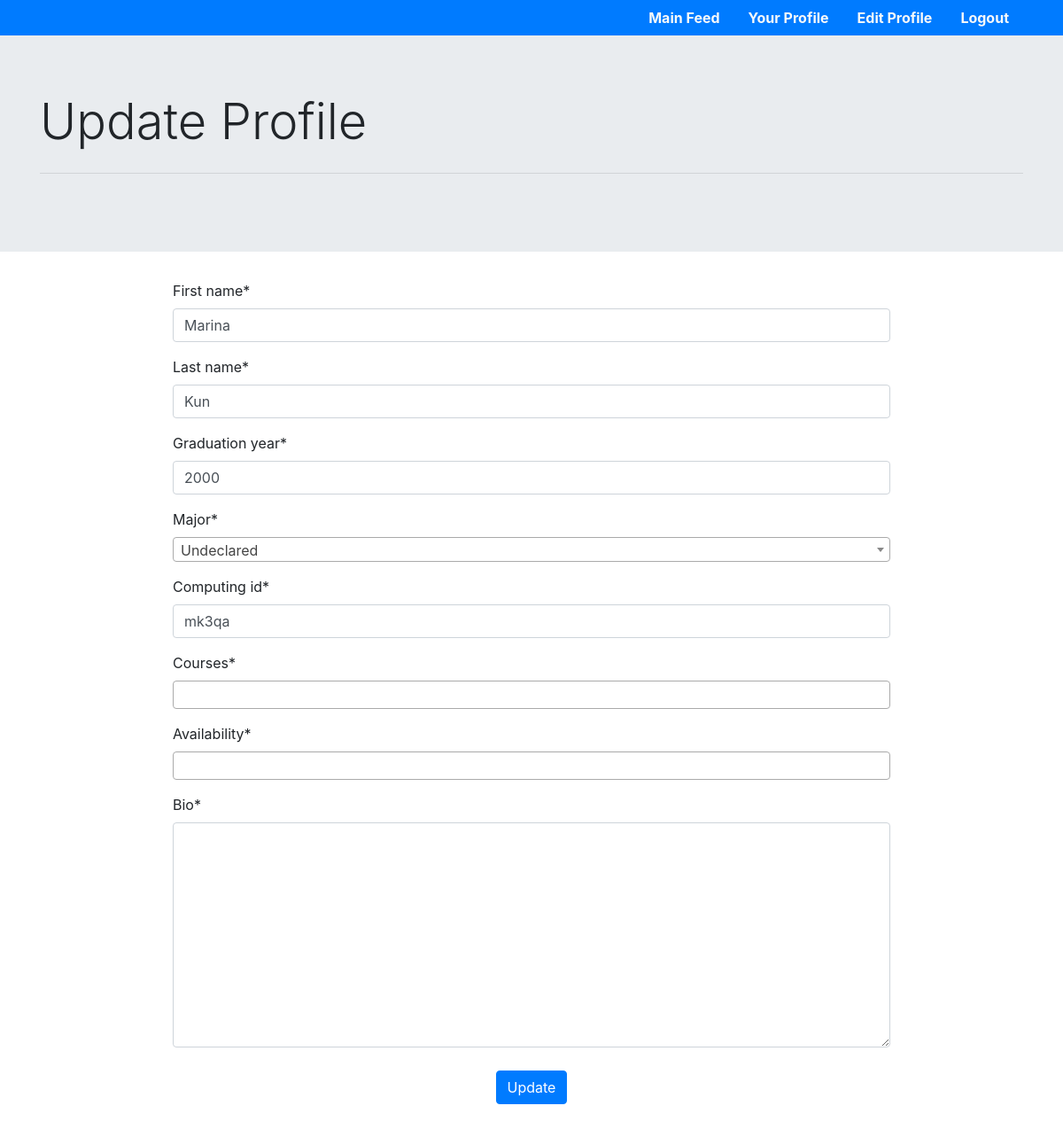
Screenshot of /edit (signed in) with the database file from the repository.
### login/models.py (models this page shows, shortened)
class Profile(models.Model):
    user = models.OneToOneField(User, on_delete=models.CASCADE)
    first_name = models.CharField(max_length=50, default='')
    last_name = models.CharField(max_length=50, default='')
    graduation_year = models.PositiveSmallIntegerField(default=2000)
    major = models.CharField(max_length=100, choices=UVA_MAJOR_CHOICES, default='Undeclared')
    computing_id = models.CharField(max_length=7, default = '')
    courses = models.ManyToManyField(Course)
    bio = models.TextField(null=True)
    availability = models.ManyToManyField(Hour)
    people_who_I_like = models.ManyToManyField(Identifier, related_name = 'people_who_I_like')
    people_who_like_me = models.ManyToManyField(Identifier, related_name = 'people_who_like_me')

### pages/views.py (the view, shortened to what this page needs)
# urls.py: url(r'edit$', login_required(views.ProfileEditView.as_view()), name='edit_profile'),
class ProfileEditView(UpdateView):
    model = Profile
    form_class = ProfileEditForm
    template_name_suffix = '_update_form'
    def get_object(self):
        return self.request.user.profile

### pages/forms.py
class ProfileEditForm(ModelForm):
    class Meta:
        model = Profile
        fields = ['first_name', 'last_name', 'graduation_year', 'major', 'computing_id', 'courses', 'availability', 'bio']

### login/models.py (called while the page is built)
    def __str__(self):
        return self.display_text

    def __str__(self):
        return '{} {}: {}'.format(self.mnemonic, self.number, self.title)

### login/templates/login/profile_update_form.html (shortened to what this page needs)
{% extends 'pages/authenticated.html' %} {% load static %} {% load crispy_forms_tags %}  {% block content %}
<div>
    <div class="jumbotron jumbotron-fluid">
        <div class="container">
            <h1 class="display-4">Update Profile</h1>
            <hr class="my-4">
        </div>
    </div>
    <div class="container" style="padding-bottom: 50px; width: 70%;">
        <form method="post">
            {% csrf_token %} {{ form|crispy }}
            <center>
                <button type="submit" class="btn btn-primary" style="margin-top: 10px"> Update </button>
            </center>
        </form>
    </div>
</div>
{% endblock %}

### rows the page displays
Profile: first_name "Marina", last_name "Kun", graduation_year "2000", computing_id "mk3qa"
